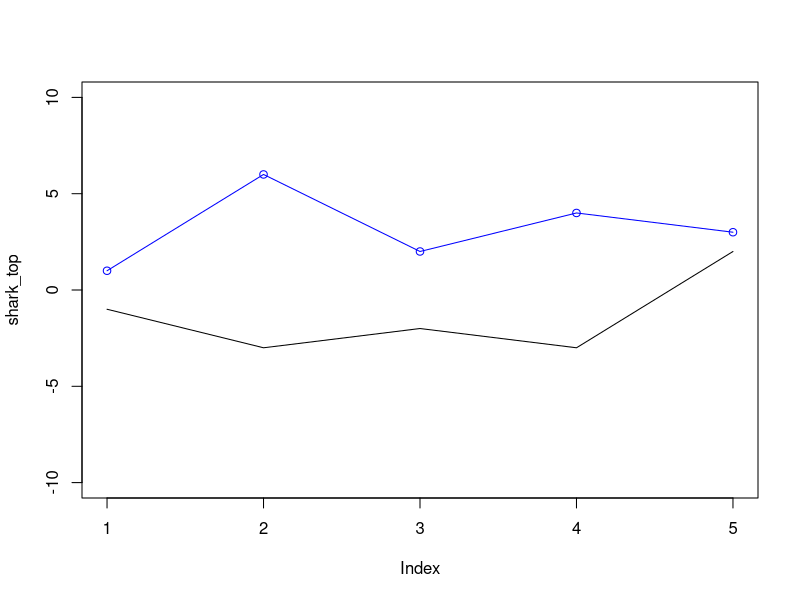

This figure's R source:
## ---- chunk 1

library(palmerpenguins)

shark_top <- c(1, 6, 2, 4, 3)
shark_down <- c(-1, -3, -2, -3, 2)

plot(shark_top, type="o", col="blue", ylim=c(-10,10))
lines(shark_down)
